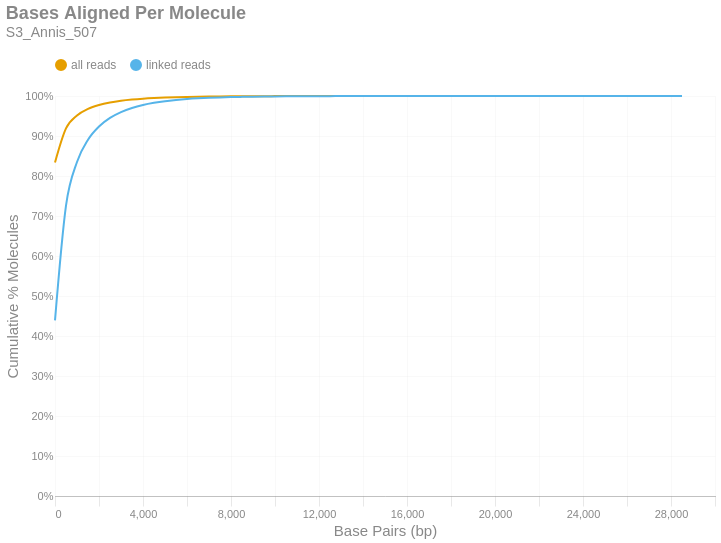

Notebook code for this chart:
### Markdown cell above
### Bases Aligned Per Molecule
This is a cumulative frequency distribution showing the number of base pairs aligned per unique molecule. These data are shown in 500 bp bins. There are two distributions: one with `all reads` (yellow) and another with only `linked reads` (blue). The percent of molecules in the `linked reads` distribution is relative to the total number of linked molecules.

### Code cell
if SKIPLR:
    print_html(f"Skipped")
else:
    binned_df = consolidated_hist(valids['aligned_bp'], mask, 500, True)
    with SafeRender(binned_df):
        (
            density_plot(binned_df, 'Bases Aligned Per Molecule', samplename, 'basesper')
            .encode(
                x=alt.X('bin:Q', title="Base Pairs (bp)").axis(tickMinStep=500).scale(padding=0),
                y=alt.Y('value:Q', title='Cumulative % Molecules')
                    .axis(format='%')
                    .scale(domain = [0,1])
                    .stack(False),
                color=alt.Color("key:N").scale(domain = ["all reads", "linked reads"]),
                tooltip = [
                    alt.Tooltip("key:N", title = "Data Type"),
                    alt.Tooltip("range_label:N", title="Bases Aligned Per Molecule"),
                    alt.Tooltip("value:Q", format = ".2%", title="% Molecules (Cum.)")
                ]
            )
        ).display()

### Figure 1 — Vega-Lite specification as saved in the notebook (floating-point values rounded to 4 significant figures)
{"width": "container", "height": 400, "config": {"title": {"anchor": "start", "dy": -15, "fontSize": 18, "color": "#888888", "subtitleColor": "#888888", "subtitleFontSize": 14}, "arc": {"fill": "#0072B2"}, "axis": {"domainColor": "#888888", "domainWidth": 0.5, "gridWidth": 0.2, "grid": false, "titleFontWeight": 400, "titleFontSize": 15, "labelFontSize": 11, "labelColor": "#888888", "tickColor": "#888888", "tickWidth": 0.2, "titleColor": "#888888"}, "axisBand": {"grid": false}, "axisX": {"grid": true, "tickSize": 10, "domainCap": "round"}, "axisY": {"domain": false, "grid": true, "tickSize": 0, "domainCap": "round"}, "background": "transparent", "header": {"labelFontSize": 15, "labelColor": "#888888", "titleFontSize": 15, "titleFontWeight": 600, "titleColor": "#888888"}, "legend": {"labelFont": "sans-serif", "labelFontSize": 12, "labelColor": "#888888", "symbolSize": 100, "symbolType": "circle", "titleFontSize": 12, "titlePadding": 10, "titleColor": "#888888", "title": null, "orient": "top"}, "range": {"category": ["#E69F00", "#56B4E9", "#009E73", "#F0E442", "#0072B2", "#D55E00", "#CC79A7", "#000000"], "diverging": ["#cfe8f3", "#a2d4ec", "#73bfe2", "#46abdb", "#1696d2", "#12719e"]}, "area": {"fill": "#0072B2", "fillOpacity": 0.7, "line": true, "strokeOpacity": 0.7}, "line": {"color": "#0072B2", "stroke": "#0072B2", "strokeWidth": 2}, "trail": {"color": "#0072B2", "stroke": "#0072B2", "strokeWidth": 0, "size": 1}, "point": {"filled": true, "fillOpacity": 1.0, "size": 95}, "text": {"color": "#888888", "fontSize": 11, "align": "right", "fontWeight": 400, "size": 11}, "bar": {"fill": "#0072B2", "stroke": null}, "view": {"stroke": null, "continuousWidth": 660, "continuousHeight": 400}}, "data": {"name": "data-90892f706ad3622d4ea3cb3034e8a71a"}, "mark": {"type": "line", "interpolate": "monotone", "point": {"opacity": 0, "size": 275}}, "encoding": {"color": {"field": "key", "scale": {"domain": ["all reads", "linked reads"]}, "type": "nominal"}, "tooltip": [{"field": "key", "title": "Data Type", "type": "nominal"}, {"field": "range_label", "title": "Bases Aligned Per Molecule", "type": "nominal"}, {"field": "value", "format": ".2%", "title": "% Molecules (Cum.)", "type": "quantitative"}], "x": {"axis": {"tickMinStep": 500}, "field": "bin", "scale": {"padding": 0}, "title": "Base Pairs (bp)", "type": "quantitative"}, "y": {"axis": {"format": "%"}, "field": "value", "scale": {"domain": [0, 1]}, "stack": false, "title": "Cumulative % Molecules", "type": "quantitative"}}, "params": [{"name": "param_c36ac31b6afebe62", "select": {"type": "point", "fields": ["key"]}, "bind": "legend"}], "title": {"text": "Bases Aligned Per Molecule", "subtitle": "S3_Annis_507"}, "transform": [{"fold": ["all reads (cumsum)", "linked reads (cumsum)"]}, {"calculate": "replace(datum.key, ' (cumsum)', '')", "as": "key"}, {"filter": {"param": "param_c36ac31b6afebe62"}}], "usermeta": {"embedOptions": {"downloadFileName": "S3_Annis_507.basesper"}}, "$schema": "https://vega.github.io/schema/vega-lite/v6.1.0.json", "datasets": {"data-90892f706ad3622d4ea3cb3034e8a71a": [{"bin": "0.0", "interval": "0.0-500.0", "all reads": 0.8338, "linked reads": 0.4392, "all reads (cumsum)": 0.8338, "linked reads (cumsum)": 0.4392, "range_label": "0-499"}, {"bin": "500.0", "interval": "500.0-1000.0", "all reads": 0.08521, "linked reads": 0.2867, "all reads (cumsum)": 0.919, "linked reads (cumsum)": 0.7259, "range_label": "500-999"}, {"bin": "1000.0", "interval": "1000.0-1500.0", "all reads": 0.03231, "linked reads": 0.1092, "all reads (cumsum)": 0.9513, "linked reads (cumsum)": 0.8351, "range_label": "1000-1499"}, {"bin": "1500.0", "interval": "1500.0-2000.0", "all reads": 0.01645, "linked reads": 0.05564, "all reads (cumsum)": 0.9677, "linked reads (cumsum)": 0.8908, "range_label": "1500-1999"}, {"bin": "2000.0", "interval": "2000.0-2500.0", "all reads": 0.009751, "linked reads": 0.03299, "all reads (cumsum)": 0.9775, "linked reads (cumsum)": 0.9238, "range_label": "2000-2499"}, {"bin": "2500.0", "interval": "2500.0-3000.0", "all reads": 0.00634, "linked reads": 0.02145, "all reads (cumsum)": 0.9838, "linked reads (cumsum)": 0.9452, "range_label": "2500-2999"}, {"bin": "3000.0", "interval": "3000.0-3500.0", "all reads": 0.004316, "linked reads": 0.0146, "all reads (cumsum)": 0.9881, "linked reads (cumsum)": 0.9598, "range_label": "3000-3499"}, {"bin": "3500.0", "interval": "3500.0-4000.0", "all reads": 0.003036, "linked reads": 0.01027, "all reads (cumsum)": 0.9912, "linked reads (cumsum)": 0.9701, "range_label": "3500-3999"}, {"bin": "4000.0", "interval": "4000.0-4500.0", "all reads": 0.002216, "linked reads": 0.007497, "all reads (cumsum)": 0.9934, "linked reads (cumsum)": 0.9776, "range_label": "4000-4499"}, {"bin": "4500.0", "interval": "4500.0-5000.0", "all reads": 0.001598, "linked reads": 0.005408, "all reads (cumsum)": 0.995, "linked reads (cumsum)": 0.983, "range_label": "4500-4999"}, {"bin": "5000.0", "interval": "5000.0-5500.0", "all reads": 0.001212, "linked reads": 0.004101, "all reads (cumsum)": 0.9962, "linked reads (cumsum)": 0.9871, "range_label": "5000-5499"}, {"bin": "5500.0", "interval": "5500.0-6000.0", "all reads": 0.0008674, "linked reads": 0.002935, "all reads (cumsum)": 0.9971, "linked reads (cumsum)": 0.99, "range_label": "5500-5999"}, {"bin": "6000.0", "interval": "6000.0-6500.0", "all reads": 0.0006867, "linked reads": 0.002323, "all reads (cumsum)": 0.9977, "linked reads (cumsum)": 0.9924, "range_label": "6000-6499"}, {"bin": "6500.0", "interval": "6500.0-7000.0", "all reads": 0.0005111, "linked reads": 0.001729, "all reads (cumsum)": 0.9983, "linked reads (cumsum)": 0.9941, "range_label": "6500-6999"}, {"bin": "7000.0", "interval": "7000.0-7500.0", "all reads": 0.0003897, "linked reads": 0.001319, "all reads (cumsum)": 0.9986, "linked reads (cumsum)": 0.9954, "range_label": "7000-7499"}, {"bin": "7500.0", "interval": "7500.0-8000.0", "all reads": 0.0002941, "linked reads": 0.000995, "all reads (cumsum)": 0.9989, "linked reads (cumsum)": 0.9964, "range_label": "7500-7999"}, {"bin": "8000.0", "interval": "8000.0-8500.0", "all reads": 0.0002456, "linked reads": 0.0008308, "all reads (cumsum)": 0.9992, "linked reads (cumsum)": 0.9972, "range_label": "8000-8499"}, {"bin": "8500.0", "interval": "8500.0-9000.0", "all reads": 0.000175, "linked reads": 0.0005922, "all reads (cumsum)": 0.9994, "linked reads (cumsum)": 0.9978, "range_label": "8500-8999"}, {"bin": "9000.0", "interval": "9000.0-9500.0", "all reads": 0.0001465, "linked reads": 0.0004956, "all reads (cumsum)": 0.9995, "linked reads (cumsum)": 0.9983, "range_label": "9000-9499"}, {"bin": "9500.0", "interval": "9500.0-10000.0", "all reads": 0.0001116, "linked reads": 0.0003777, "all reads (cumsum)": 0.9996, "linked reads (cumsum)": 0.9987, "range_label": "9500-9999"}, {"bin": "10000.0", "interval": "10000.0-10500.0", "all reads": 8.594e-05, "linked reads": 0.0002908, "all reads (cumsum)": 0.9997, "linked reads (cumsum)": 0.999, "range_label": "10000-10499"}, {"bin": "10500.0", "interval": "10500.0-11000.0", "all reads": 6.225e-05, "linked reads": 0.0002106, "all reads (cumsum)": 0.9998, "linked reads (cumsum)": 0.9992, "range_label": "10500-10999"}, {"bin": "11000.0", "interval": "11000.0-11500.0", "all reads": 4.825e-05, "linked reads": 0.0001633, "all reads (cumsum)": 0.9998, "linked reads (cumsum)": 0.9994, "range_label": "11000-11499"}, {"bin": "11500.0", "interval": "11500.0-12000.0", "all reads": 4.026e-05, "linked reads": 0.0001362, "all reads (cumsum)": 0.9999, "linked reads (cumsum)": 0.9995, "range_label": "11500-11999"}, {"bin": "12000.0", "interval": "12000.0-12500.0", "all reads": 3.226e-05, "linked reads": 0.0001092, "all reads (cumsum)": 0.9999, "linked reads (cumsum)": 0.9996, "range_label": "12000-12499"}, {"bin": "12500.0", "interval": "12500.0-13000.0", "all reads": 2.084e-05, "linked reads": 7.052e-05, "all reads (cumsum)": 0.9999, "linked reads (cumsum)": 0.9997, "range_label": "12500-12999"}, {"bin": "13000.0", "interval": "13000.0-13500.0", "all reads": 1.884e-05, "linked reads": 6.376e-05, "all reads (cumsum)": 0.9999, "linked reads (cumsum)": 0.9997, "range_label": "13000-13499"}, {"bin": "13500.0", "interval": "13500.0-14000.0", "all reads": 1.856e-05, "linked reads": 6.279e-05, "all reads (cumsum)": 0.9999, "linked reads (cumsum)": 0.9998, "range_label": "13500-13999"}, {"bin": "14000.0", "interval": "14000.0-14500.0", "all reads": 1.199e-05, "linked reads": 4.057e-05, "all reads (cumsum)": 1.0, "linked reads (cumsum)": 0.9998, "range_label": "14000-14499"}, {"bin": "14500.0", "interval": "14500.0-15000.0", "all reads": 9.708e-06, "linked reads": 3.284e-05, "all reads (cumsum)": 1.0, "linked reads (cumsum)": 0.9999, "range_label": "14500-14999"}, {"bin": "15000.0", "interval": "15000.0-15500.0", "all reads": 5.711e-06, "linked reads": 1.932e-05, "all reads (cumsum)": 1.0, "linked reads (cumsum)": 0.9999, "range_label": "15000-15499"}, {"bin": "15500.0", "interval": "15500.0-16000.0", "all reads": 6.282e-06, "linked reads": 2.125e-05, "all reads (cumsum)": 1.0, "linked reads (cumsum)": 0.9999, "range_label": "15500-15999"}, {"bin": "16000.0", "interval": "16000.0-16500.0", "all reads": 4.568e-06, "linked reads": 1.546e-05, "all reads (cumsum)": 1.0, "linked reads (cumsum)": 0.9999, "range_label": "16000-16499"}, {"bin": "16500.0", "interval": "16500.0-17000.0", "all reads": 2.57e-06, "linked reads": 8.694e-06, "all reads (cumsum)": 1.0, "linked reads (cumsum)": 0.9999, "range_label": "16500-16999"}, {"bin": "17000.0", "interval": "17000.0-17500.0", "all reads": 2.855e-06, "linked reads": 9.66e-06, "all reads (cumsum)": 1.0, "linked reads (cumsum)": 1.0, "range_label": "17000-17499"}, {"bin": "17500.0", "interval": "17500.0-18000.0", "all reads": 2.284e-06, "linked reads": 7.728e-06, "all reads (cumsum)": 1.0, "linked reads (cumsum)": 1.0, "range_label": "17500-17999"}, {"bin": "18000.0", "interval": "18000.0-18500.0", "all reads": 1.428e-06, "linked reads": 4.83e-06, "all reads (cumsum)": 1.0, "linked reads (cumsum)": 1.0, "range_label": "18000-18499"}, {"bin": "18500.0", "interval": "18500.0-19000.0", "all reads": 2.855e-06, "linked reads": 9.66e-06, "all reads (cumsum)": 1.0, "linked reads (cumsum)": 1.0, "range_label": "18500-18999"}, {"bin": "19000.0", "interval": "19000.0-19500.0", "all reads": 1.713e-06, "linked reads": 5.796e-06, "all reads (cumsum)": 1.0, "linked reads (cumsum)": 1.0, "range_label": "19000-19499"}, {"bin": "19500.0", "interval": "19500.0-20000.0", "all reads": 1.428e-06, "linked reads": 4.83e-06, "all reads (cumsum)": 1.0, "linked reads (cumsum)": 1.0, "range_label": "19500-19999"}, {"bin": "20000.0", "interval": "20000.0-20500.0", "all reads": 1.142e-06, "linked reads": 3.864e-06, "all reads (cumsum)": 1.0, "linked reads (cumsum)": 1.0, "range_label": "20000-20499"}, {"bin": "20500.0", "interval": "20500.0-21000.0", "all reads": 1.142e-06, "linked reads": 3.864e-06, "all reads (cumsum)": 1.0, "linked reads (cumsum)": 1.0, "range_label": "20500-20999"}, {"bin": "21000.0", "interval": "21000.0-21500.0", "all reads": 5.711e-07, "linked reads": 1.932e-06, "all reads (cumsum)": 1.0, "linked reads (cumsum)": 1.0, "range_label": "21000-21499"}, {"bin": "21500.0", "interval": "21500.0-22000.0", "all reads": 5.711e-07, "linked reads": 1.932e-06, "all reads (cumsum)": 1.0, "linked reads (cumsum)": 1.0, "range_label": "21500-21999"}, {"bin": "22000.0", "interval": "22000.0-22500.0", "all reads": 2.855e-07, "linked reads": 9.66e-07, "all reads (cumsum)": 1.0, "linked reads (cumsum)": 1.0, "range_label": "22000-22499"}, {"bin": "22500.0", "interval": "22500.0-23000.0", "all reads": 0.0, "linked reads": 0.0, "all reads (cumsum)": 1.0, "linked reads (cumsum)": 1.0, "range_label": "22500-22999"}, {"bin": "23000.0", "interval": "23000.0-23500.0", "all reads": 2.855e-07, "linked reads": 9.66e-07, "all reads (cumsum)": 1.0, "linked reads (cumsum)": 1.0, "range_label": "23000-23499"}, {"bin": "23500.0", "interval": "23500.0-24000.0", "all reads": 0.0, "linked reads": 0.0, "all reads (cumsum)": 1.0, "linked reads (cumsum)": 1.0, "range_label": "23500-23999"}, {"bin": "24000.0", "interval": "24000.0-24500.0", "all reads": 0.0, "linked reads": 0.0, "all reads (cumsum)": 1.0, "linked reads (cumsum)": 1.0, "range_label": "24000-24499"}, {"bin": "24500.0", "interval": "24500.0-25000.0", "all reads": 0.0, "linked reads": 0.0, "all reads (cumsum)": 1.0, "linked reads (cumsum)": 1.0, "range_label": "24500-24999"}, {"bin": "25000.0", "interval": "25000.0-25500.0", "all reads": 0.0, "linked reads": 0.0, "all reads (cumsum)": 1.0, "linked reads (cumsum)": 1.0, "range_label": "25000-25499"}, {"bin": "25500.0", "interval": "25500.0-26000.0", "all reads": 0.0, "linked reads": 0.0, "all reads (cumsum)": 1.0, "linked reads (cumsum)": 1.0, "range_label": "25500-25999"}, {"bin": "26000.0", "interval": "26000.0-26500.0", "all reads": 0.0, "linked reads": 0.0, "all reads (cumsum)": 1.0, "linked reads (cumsum)": 1.0, "range_label": "26000-26499"}, {"bin": "26500.0", "interval": "26500.0-27000.0", "all reads": 0.0, "linked reads": 0.0, "all reads (cumsum)": 1.0, "linked reads (cumsum)": 1.0, "range_label": "26500-26999"}, {"bin": "27000.0", "interval": "27000.0-27500.0", "all reads": 0.0, "linked reads": 0.0, "all reads (cumsum)": 1.0, "linked reads (cumsum)": 1.0, "range_label": "27000-27499"}, {"bin": "27500.0", "interval": "27500.0-28000.0", "all reads": 0.0, "linked reads": 0.0, "all reads (cumsum)": 1.0, "linked reads (cumsum)": 1.0, "range_label": "27500-27999"}, {"bin": "28000.0", "interval": "28000.0-28500.0", "all reads": 0.0, "linked reads": 0.0, "all reads (cumsum)": 1.0, "linked reads (cumsum)": 1.0, "range_label": "28000-28499"}, {"bin": "28500.0", "interval": "28500.0-29000.0", "all reads": 2.855e-07, "linked reads": 9.66e-07, "all reads (cumsum)": 1.0, "linked reads (cumsum)": 1.0, "range_label": "28500-28999"}]}}
